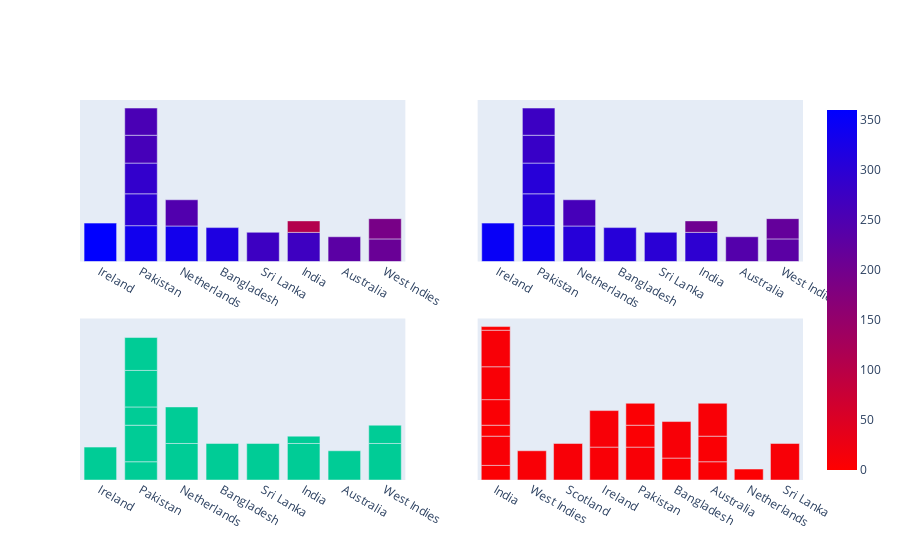

The code cell stored with this chart in its notebook:
### Code cell
import plotly.graph_objects as go
import plotly.express as px
from plotly.subplots import make_subplots

fig_1 = make_subplots(rows=2, cols=2, shared_yaxes=True)

fig_1.add_trace(go.Bar(x=df13['Versus'], y=df13['Runs Scored'],
                    marker=dict(color=df13['Runs Scored'], coloraxis="coloraxis")),
              1, 1)

fig_1.add_trace(go.Bar(x=df13['Versus'], y=df13['Runs Scored'],
                    marker=dict(color=df14['Runs Scored'], coloraxis="coloraxis")),
              1, 2)

fig_1.add_trace(go.Bar(x=df13['Versus'], y=df13['Wickets Taken'],
                    #marker=dict(color=df13['Wickets Taken'], coloraxis="coloraxis")),
                    ),2, 1)

fig_1.add_trace(go.Bar(x = df14['Versus'], y=df14['Wickets Taken'],
                    marker=dict(color=df14['Wickets Taken'], coloraxis="coloraxis")),
              2, 2)


fig_1.update_layout(coloraxis=dict(colorscale='Bluered_r'), showlegend=False)
#fig_1.update_layout(showlegend=False)
#fig_1.update_xaxes(visible=False)
fig_1.update_yaxes(visible=False)
fig_1.show()

### Figure 1 — Plotly figure (JSON) as saved in the notebook; plotly's stock layout.template omitted (floating-point values rounded to 4 significant figures)
{"data": [{"marker": {"color": [360, 336, 333, 318, 299, 288, 274, 273, 261, 255, 246, 232, 212, 190, 108], "coloraxis": "coloraxis"}, "type": "bar", "x": ["Ireland", "Pakistan", "Netherlands", "Bangladesh", "Pakistan", "Pakistan", "Sri Lanka", "India", "Pakistan", "Pakistan", "Netherlands", "Australia", "West Indies", "West Indies", "India"], "xaxis": "x", "y": [360, 336, 333, 318, 299, 288, 274, 273, 261, 255, 246, 232, 212, 190, 108], "yaxis": "y"}, {"marker": {"color": [348, 337, 307, 307, 306, 305, 300, 295, 281, 275, 261, 242, 232, 219, 204, 187, 159, 132, 104, 82, 0], "coloraxis": "coloraxis"}, "type": "bar", "x": ["Ireland", "Pakistan", "Netherlands", "Bangladesh", "Pakistan", "Pakistan", "Sri Lanka", "India", "Pakistan", "Pakistan", "Netherlands", "Australia", "West Indies", "West Indies", "India"], "xaxis": "x2", "y": [360, 336, 333, 318, 299, 288, 274, 273, 261, 255, 246, 232, 212, 190, 108], "yaxis": "y2"}, {"type": "bar", "x": ["Ireland", "Pakistan", "Netherlands", "Bangladesh", "Pakistan", "Pakistan", "Sri Lanka", "India", "Pakistan", "Pakistan", "Netherlands", "Australia", "West Indies", "West Indies", "India"], "xaxis": "x3", "y": [9, 5, 10, 10, 10, 5, 10, 10, 10, 9, 10, 8, 10, 5, 2], "yaxis": "y3"}, {"marker": {"color": [4, 8, 8, 10, 3, 9, 7, 9, 9, 6, 6, 5, 6, 10, 3, 7, 10, 10, 10, 9, 1], "coloraxis": "coloraxis"}, "type": "bar", "x": ["India", "India", "West Indies", "Scotland", "India", "Ireland", "India", "India", "Pakistan", "Bangladesh", "Pakistan", "Australia", "Pakistan", "Ireland", "Netherlands", "Australia", "Sri Lanka", "Bangladesh", "India", "Australia", "India"], "xaxis": "x4", "y": [4, 8, 8, 10, 3, 9, 7, 9, 9, 6, 6, 5, 6, 10, 3, 7, 10, 10, 10, 9, 1], "yaxis": "y4"}], "layout": {"coloraxis": {"colorscale": [[0, "rgb(255,0,0)"], [1, "rgb(0,0,255)"]]}, "showlegend": false, "xaxis": {"anchor": "y", "domain": [0, 0.45]}, "xaxis2": {"anchor": "y2", "domain": [0.55, 1]}, "xaxis3": {"anchor": "y3", "domain": [0, 0.45]}, "xaxis4": {"anchor": "y4", "domain": [0.55, 1]}, "yaxis": {"anchor": "x", "domain": [0.575, 1], "visible": false}, "yaxis2": {"anchor": "x2", "domain": [0.575, 1], "matches": "y", "showticklabels": false, "visible": false}, "yaxis3": {"anchor": "x3", "domain": [0, 0.425], "visible": false}, "yaxis4": {"anchor": "x4", "domain": [0, 0.425], "matches": "y3", "showticklabels": false, "visible": false}}}
